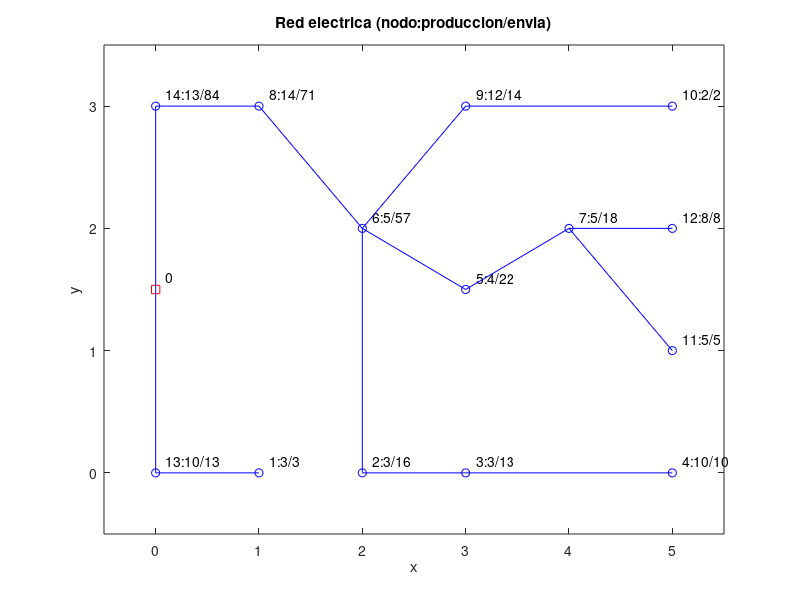

This figure's MATLAB source:
%% Funci�n objetivo para el problema de red el�ctrica
%
% �ste es un peque�o script que muestra c�mo se podr�an hacer los c�lculos
% para evaluar la funci�n objetivo para el problema de la red el�ctrica.
%
% M.Valenzuela
%
% Los nodos se numeran a partir de 0, donde 0 es la subestaci�n.
%
% El arreglo hijo contiene el hijo del nodo i-1. En este arreglo el
% hijo se numera a partir de 0, donde 0 indica que no tiene  
% indica que no tiene hijos (todos los nodos, excepto la subestaci�n, 
% deben tener un hijo) 1 se refiere a la subestaci�n (nodo 0). Por ejemplo, 
% en el caso 1, hijo(1)=0 es el hijo de la subestaci�n (nodo 0) que no 
% tiene hijo, hijo(2)=5 indica que el hijo del nodo 1 es 4, etc.
%
% El arreglo prod contiene la producci�n del nodo i-1.
%
% Cada rengl�n del arreglo C contiene las coordenadas del nodo i-1.
%
% N es el n�mero de nodos contando a la subestaci�n.

%% Datos caso 1

% hijo del nodo i-1
%       0 1 2 3 4 5 6
hijo = [0 5 4 6 1 5 6];

% Producci�n del nodo i-1
%       0 1 2 3 4 5 6
prod = [0 10 5 3 4 9 8];

% Coordenadas del nodo i-1
%     0   1   2   3   4    5    6
C = [0 0;3 2;6 2;6 0;3 -2;6 -2;9 -2];

N = length(hijo);

%% Datos caso 2

% hijo del nodo i-1
hijo = [0 3 7 3 4 7 9 6 1 7 10];

% Producci�n del nodo i-1
prod = [0 3 3 3 10 4 5 5 14 12 2];

% Coordenadas del  nodo i-1
C = [0 1.5; 1 0; 2 0; 3 0; 5 0; 3 1.5; 2 2; 4 2; 1 3; 3 3; 5 3];

N = length(hijo);

%% Datos caso 3

% hijo del nodo i-1
%       0  1  2  3  4  5  6  7  8  9 10 11 12 13 14
hijo = [0 14  7  3  4  7  9  6 15  7 10  8  8  1  1];

% Producci�n del nodo i-1
prod = [0 3 3 3 10 4 5 5 14 12 2 5 8 10 13];

% Coordenadas del nodo i-1
C = [0 1.5; 1 0; 2 0; 3 0; 5 0; 3 1.5; 2 2; 4 2; 1 3; 3 3; 5 3; 5 1;5 2;0 0;0 3];

N = length(hijo);

%% Gr�fica de la red con producci�n

delta = 0.1; % deplazamiento de las etiquetas
plot(C(1,1),C(1,2),'sr',C(2:end,1),C(2:end,2),'ob')
xlim([min(C(:,1))-0.5 max(C(:,1)+0.5)]);
ylim([min(C(:,2))-0.5 max(C(:,2)+0.5)]);
hold on
for p=2:N
   h = hijo(p);
   %fprintf('p=%d h=%d\n',p,h)
   text(C(p,1)+delta,C(p,2)+delta,sprintf('%d:%d',p-1,prod(p)))
   plot([C(p,1) C(h,1)],[C(p,2) C(h,2)],'-b')
   %pause
end
text(C(1,1)+delta,C(1,2)+delta,'0')
hold off
title('Red electrica (nodo:produccion)')
xlabel('x')
ylabel('y')


%% Conversi�n de padre a matriz de incidencias

A = zeros(N);
for i=1:N
   if hijo(i)~=0
      A(i,hijo(i)) = 1;
   end
end
% Matriz de inicidencias
display(A)

%% Conversi�n de A a padre (s�lo para mostrar que es posible)

hijo = zeros(1,size(A,1));
for i=2:size(A,1)
   h = find(A(i,:)==1);
   if isempty(h)
      hijo(i) = 0;
   else
      hijo(i) = h;
   end
end
display(hijo)

%% C�lculo de corriente en cada arista del �rbol

Aux = A;
envia = zeros(size(hijo));    % potencia que env�a cada nodo a su padre
while 1
   hojas = find(sum(Aux,1)==0);  % si el nodo ra�z es hoja,
   if isequal(hojas,1)           % salir
      break
   end
   envia(hojas) = envia(hojas) + prod(hojas);  
   for i=1:length(hojas)
      envia(hijo(hojas(i))) = envia(hijo(hojas(i))) + envia(hojas(i));
      Aux(hojas(i),:) = zeros(size(hijo));
   end
   Aux(1,hojas) = 1;
   %display(A);
end
display(envia)


%% Mismo que anterior, pero usando operaciones sobre conjuntos

% No usar, es muy lento
pad = hijo;
envia = zeros(size(pad));
U = 1:N;
while 1
   hojas = setdiff(U,pad);
   if isequal(hojas,1)
      break
   end
   U = setdiff(U,hojas);
   envia(hojas) = envia(hojas) + prod(hojas);
   for i=1:length(hojas)
      envia(pad(hojas(i))) = envia(pad(hojas(i))) + envia(hojas(i));
   end
   pad(hojas) = 0;
end
display(envia)

%% Gr�fica de red con producci�n y cantidad que se env�a

delta = 0.1; % desplazamiento de las etiquetas
plot(C(1,1),C(1,2),'sr',C(2:end,1),C(2:end,2),'ob')
xlim([min(C(:,1))-0.5 max(C(:,1)+0.5)]);
ylim([min(C(:,2))-0.5 max(C(:,2)+0.5)]);
hold on
for p=2:N
   h = hijo(p);
   text(C(p,1)+delta,C(p,2)+delta,sprintf('%d:%d/%d',p-1,prod(p),envia(p)))
   plot([C(p,1) C(h,1)],[C(p,2) C(h,2)],'-b')
end
text(C(1,1)+delta,C(1,2)+delta,'0')
hold off
title('Red electrica (nodo:produccion/envia)')
xlabel('x')
ylabel('y')

%% C�lculo de costos

% Funci�n de costo unitario para caso 1 (debe cambiarse para los casos 2 y 3)
costoUnitario = @(capacidad)  2 + capacidad.^0.6;

% La matriz de distancias contiene la distancia del nodo i-1 al nodo j-i
D = zeros(N);
for i=1:N
   for j=i+1:N
      D(i,j) = norm(C(i,:)-C(j,:));
      D(j,i) = D(i,j);
   end
end
% Matriz de distancias
display(D)

costo = zeros(1,N);
for i=2:N
   costo(i) = costoUnitario(envia(i))*D(i,hijo(i));
end

% Costo por arista
display(costo)
fprintf('El costo total es: %f\n',sum(costo))


%% C�lculo de costos (en forma vectorial)
%
% Esto corre m�s r�pido porque utiliza operaciones matriciales

% Funci�n de costo unitario para caso 1 (debe cambiarse para el caso 2 y 3)
costoUnitario = @(capacidad)  2 + capacidad.^0.6;

% La matriz de distancias contiene la distancia del nodo i-1 al nodo j-i
D = zeros(N);
for i=1:N
   for j=i+1:N
      D(i,j) = norm(C(i,:)-C(j,:));
      D(j,i) = D(i,j);
   end
end
% Matriz de distancias
display(D)

costo = costoUnitario(envia).*[0;diag(D(2:N,hijo(2:N)))]';

% Costo por arista
display(costo)
fprintf('El costo total es: %f\n',sum(costo))


%% Prueba de velocidad
%
% Estas pruebas demuestran que para los casos 2 y 3 la forma vectorial 
% de calcular los costos es m�s r�pida.

nPruebas = 50000;
tini = tic;
for j=1:nPruebas
   for i=2:N
      costo(i) = costoUnitario(envia(i))*D(i,hijo(i));
   end
end
tf1 = toc(tini);

tini = tic;
for j=1:nPruebas
   costo = costoUnitario(envia).*[0;diag(D(2:N,hijo(2:N)))]';
end
tf2 = toc(tini);

fprintf('Tiempo no vectorial = %6.2fs\n',tf1)
fprintf('Tiempo vectorial    = %6.2fs\n',tf2)

% Conclusi�n:
% Parece que 


